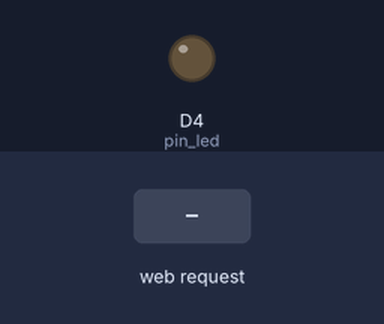
This sketch was run on a simulated ESP8266 (NodeMCU). On the bench: output pins drawn as LEDs (lit = HIGH). The test bench sets the inputs (shaded band). WiFi joins after 1.5 s; servers stay silent unless stated; what the sketch prints to the serial monitor is not drawn.

Above: at 2.7 s.
2.8 s: HTTP request GET /toggle received
At 3.6 s:
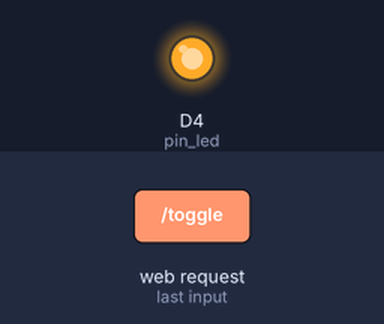
Timing chart, 0 to 5.8 s (numbered marks = the images above; inputs shaded):
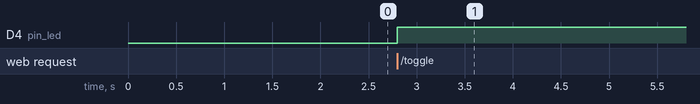

Measured:
- after the input at 2.8 s, D4 (pin_led): LOW → HIGH at once

The sketch:

07_AR_web_server_LED.ino
```cpp
#include <ESP8266WiFi.h>
#include <ESP8266WebServer.h>

ESP8266WebServer server;
uint8_t pin_led = D4;
char* ssid = "unit_tester";
char* password = "unit_tester";

void setup()
{
  pinMode(pin_led, OUTPUT);
  WiFi.begin(ssid,password);
  Serial.begin(115200);
  while(WiFi.status()!=WL_CONNECTED)
  {
    Serial.print(".");
    delay(500);
  }
  Serial.println("");
  Serial.print("IP Address: ");
  Serial.println(WiFi.localIP());

  server.on("/",[](){server.send(200,"text/plain","Hello World!");});
  server.on("/toggle",toggleLED);
  server.begin();
}

void loop()
{
  server.handleClient();
}

void toggleLED()
{
  digitalWrite(pin_led,!digitalRead(pin_led));
  server.send(204,"");
}
```
